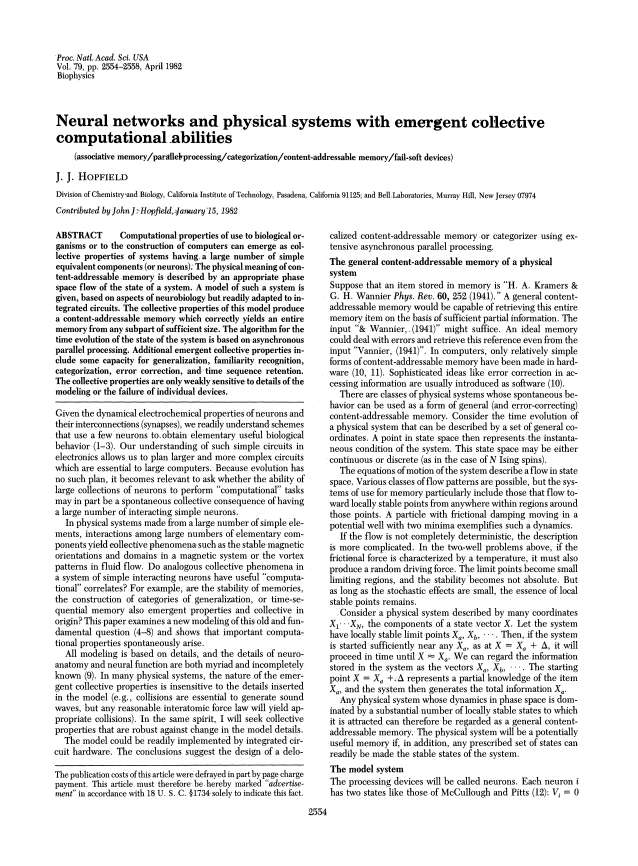
#> input picture media/page-2.png, 1275 x 1732 px (shown at 1/2 size); its folder holds 5 pictures in this run
$ python tools-make-hero-gif.py
#> lines starting #> are read from the running program, lines starting #| are printed output that depends on the picture
"""Build the hero gif: a cursor scribbles out equation [7] on p. 2556 and the
real network (projection rule, all five pages stored) heals it back.

Same maths as hopfield.js: state is spin, field h_i = sum_s xi_i^s (Ginv m)_s,
neurons updated in random chunks (async), no dense T.
"""
import numpy as np
from PIL import Image, ImageDraw

rng = np.random.default_rng(7)

SRC = ["media/page-%d.png" % i for i in (2, 3, 4, 5, 6)]
PAGE = 2                      # index of p. 2556 — the page equation [7] is on
W = 760
INK = 155
CROP = (40, 500, 430, 760)    # x0, y0, x1, y1 in work coords: eqs [7] and [8]
SCALE = 2
PAPER = (236, 232, 223)
INKCOL = (24, 22, 20)
OUT = "media/hero-scribble.gif"

# ---------- load + binarize all five pages ----------
imgs = [Image.open(s).convert("RGB") for s in SRC]
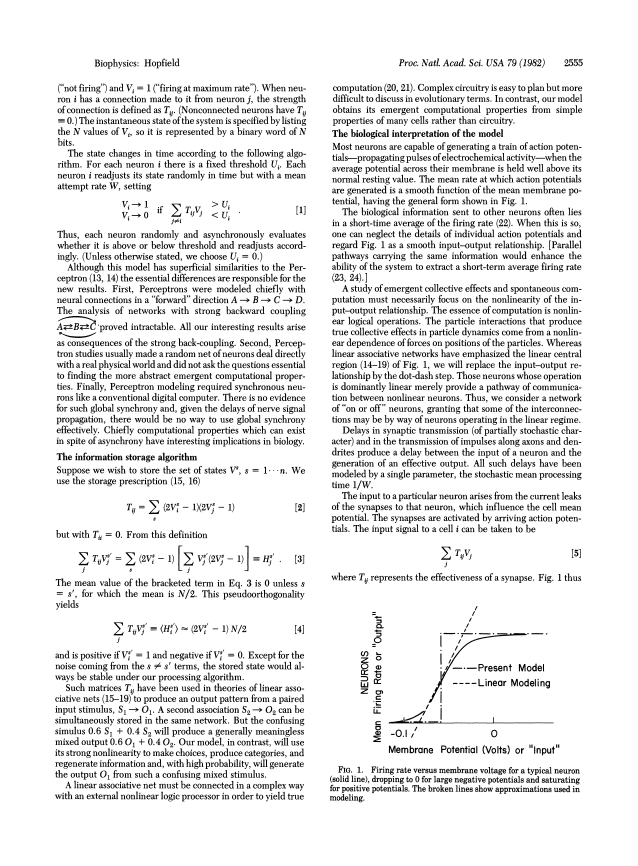
#> input picture media/page-3.png, 1275 x 1732 px (shown at 1/2 size)
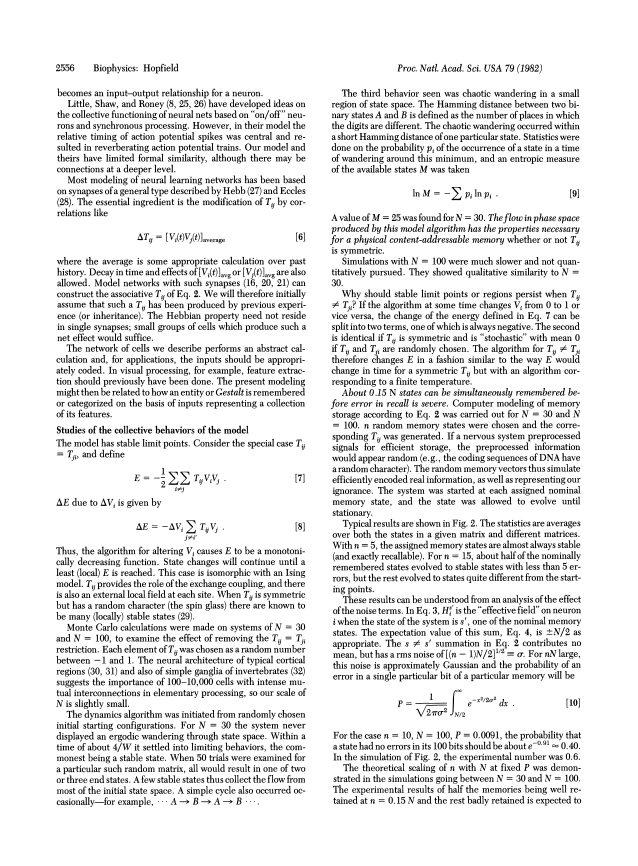
#> input picture media/page-4.png, 1275 x 1732 px (shown at 1/2 size)
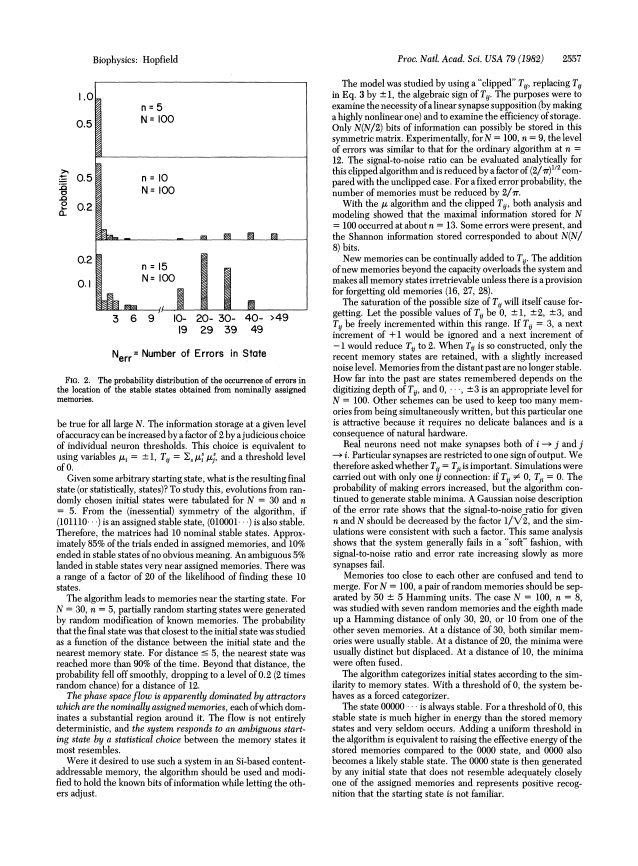
#> input picture media/page-5.png, 1275 x 1732 px (shown at 1/2 size)
#> (the run stopped early here; a loop or call above may not have finished)
